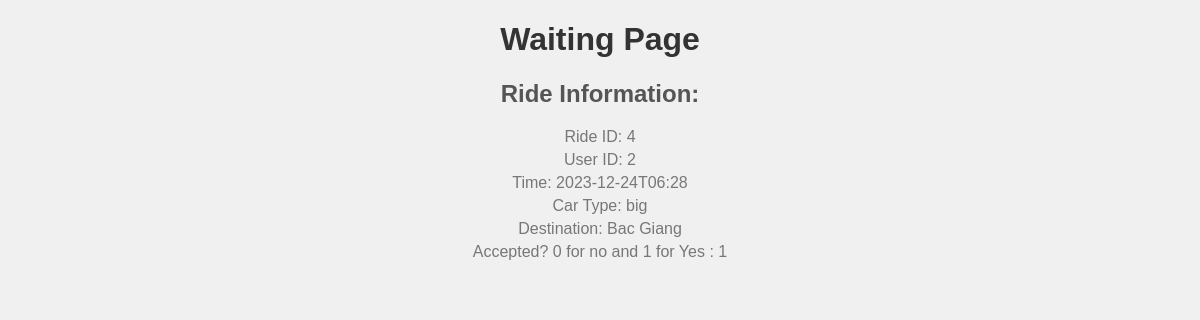
Before: /waiting_page (signed in) with the older database file.
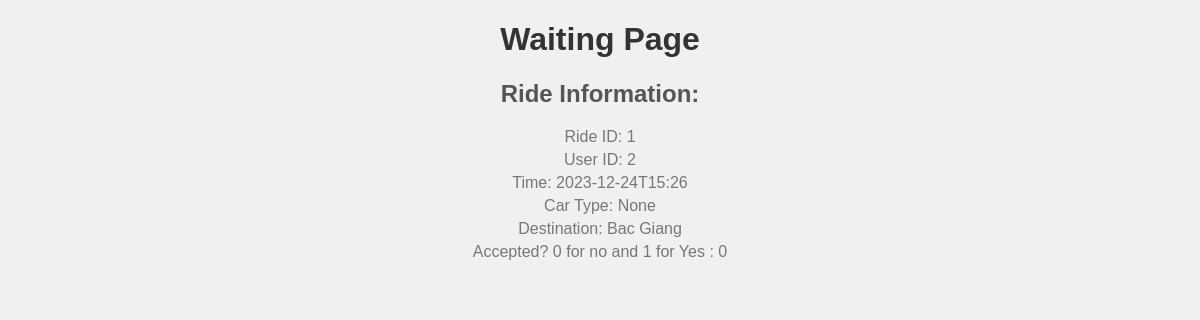
After: the same page with the newer database file.
### tables this page shows
CREATE TABLE rides (id INTEGER PRIMARY KEY, user_id INTEGER, username TEXT, time TEXT, car_type TEXT, destination TEXT, is_accepted INTEGER DEFAULT 0);

### Homework_Lecture8.py (the view)
@app.route('/waiting_page')
@login_required
def waiting_page():
    db = get_db()
    cursor = db.cursor()
    user_id = current_user.id
    cursor.execute('SELECT * FROM rides WHERE user_id = ? ORDER BY time DESC LIMIT 1', (user_id,))
    ride_info = cursor.fetchone()
    cursor.close()
    if current_user.is_accepted==1 :
        return redirect(url_for('chat', room_id=current_user.book_id))
    print("Ride Info:", ride_info)  # Add this line for debugging
    return render_template('waiting_page.html', ride_info=ride_info)

### Homework_Lecture8.py (called while the page is built)
def get_db():
    db = getattr(g, '_database', None)
    if db is None:
        db = g._database = sqlite3.connect('./users.db')
        create_table(db)
    return db

@login_manager.user_loader
def load_user(user_id):
    db = get_db()
    cursor = db.cursor()
    cursor.execute('SELECT * FROM users WHERE id = ?', (user_id,))
    user_data = cursor.fetchone()
    cursor.close()
    if user_data:
        user_id, username, password, email, is_driver, location, car_type, book_id, is_accepted = user_data
        user = User(str(user_id))
        user.username = username
        user.password = password
        user.email = email
        user.is_driver = is_driver
        user.location = location if location else generate_user_location(user_id)
        user.car_type = car_type
        user.book_id = book_id
        user.is_accepted = is_accepted
        return user

@app.before_request
def log_request_info():
    if request.method == 'POST':
        logging.info(f"Items in Cart: {cart.find()}")
    logging.info(f"Request Method: {request.method}")
    logging.info(f"Request URL: {request.url}")
    logging.info(f"Request Headers: {dict(request.headers)}")
    logging.info(f"Request Data: {request.get_data()}")

@app.after_request
def log_response_info(response):
    if request.method == 'POST':
        logging.info(f"Items in Cart: {cart.find()}")
    logging.info(f"Response Status Code: {response.status_code}")
    logging.info(f"Response Headers: {dict(response.headers)}")
    logging.info(f"Response Data: {response.get_data()}")
    return response

### templates/waiting_page.html (shortened to what this page needs)
<!DOCTYPE html>
<html lang="en">
<head>
</head>
<body>
    <h1>Waiting Page</h1>
    {% if ride_info %}
        <h2>Ride Information:</h2>
        <p>Ride ID: {{ ride_info[0] }}</p>
        <p>User ID: {{ ride_info[1] }}</p>
        <p>Time: {{ ride_info[3] }}</p>
        <p>Car Type: {{ ride_info[4] }}</p>
        <p>Destination: {{ ride_info[5] }}</p>
        <p>Accepted? 0 for no and 1 for Yes : {{ ride_info[6] }}</p>
    {% else %}
        <p class="no-info">No ride information available</p>
    {% endif %}
</body>
</html>

### templates/waiting_page.html (style rules this page uses)
body { font-family: Arial, sans-serif; background-color: #f0f0f0; margin: 20px; text-align: center; }
h1 { color: #333; }
h2 { color: #555; }
p { color: #777; margin: 5px 0; }

Changed rows visible on the page:
removed rides: id "4", user "2", time "2023-12-24T06:28", car_type "big", destination "Bac Giang", is_accepted "1"
now on this page (row edited): rides: id "1", user "2", time "2023-12-24T15:26", car_type "None", destination "Bac Giang", is_accepted "0"
